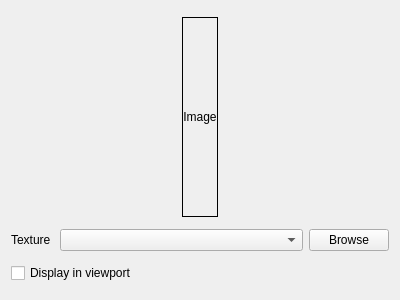
<?xml version="1.0" encoding="UTF-8"?>
<ui version="4.0">
 <class>SkyboxWidget</class>
 <widget class="QWidget" name="SkyboxWidget">
  <property name="geometry">
   <rect>
    <x>0</x>
    <y>0</y>
    <width>400</width>
    <height>300</height>
   </rect>
  </property>
  <property name="windowTitle">
   <string>Form</string>
  </property>
  <layout class="QVBoxLayout" name="verticalLayout">
   <item alignment="Qt::AlignHCenter">
    <widget class="TexturePreview" name="texturePreview">
     <property name="maximumSize">
      <size>
       <width>200</width>
       <height>200</height>
      </size>
     </property>
     <property name="frameShape">
      <enum>QFrame::Box</enum>
     </property>
     <property name="text">
      <string>Image</string>
     </property>
     <property name="alignment">
      <set>Qt::AlignCenter</set>
     </property>
    </widget>
   </item>
   <item>
    <layout class="QHBoxLayout" name="horizontalLayout">
     <item>
      <widget class="QLabel" name="textureLabel">
       <property name="sizePolicy">
        <sizepolicy hsizetype="Maximum" vsizetype="Preferred">
         <horstretch>0</horstretch>
         <verstretch>0</verstretch>
        </sizepolicy>
       </property>
       <property name="text">
        <string>Texture </string>
       </property>
      </widget>
     </item>
     <item>
      <widget class="QComboBox" name="textureComboBox"/>
     </item>
     <item>
      <widget class="QPushButton" name="browseButton">
       <property name="sizePolicy">
        <sizepolicy hsizetype="Maximum" vsizetype="Fixed">
         <horstretch>0</horstretch>
         <verstretch>0</verstretch>
        </sizepolicy>
       </property>
       <property name="text">
        <string>Browse</string>
       </property>
      </widget>
     </item>
    </layout>
   </item>
   <item>
    <widget class="QCheckBox" name="displayViewportCheckBox">
     <property name="text">
      <string>Display in viewport</string>
     </property>
    </widget>
   </item>
  </layout>
 </widget>
 <customwidgets>
  <customwidget>
   <class>TexturePreview</class>
   <extends>QLabel</extends>
   <header>TexturePreview.hpp</header>
  </customwidget>
 </customwidgets>
 <resources/>
 <connections/>
</ui>
